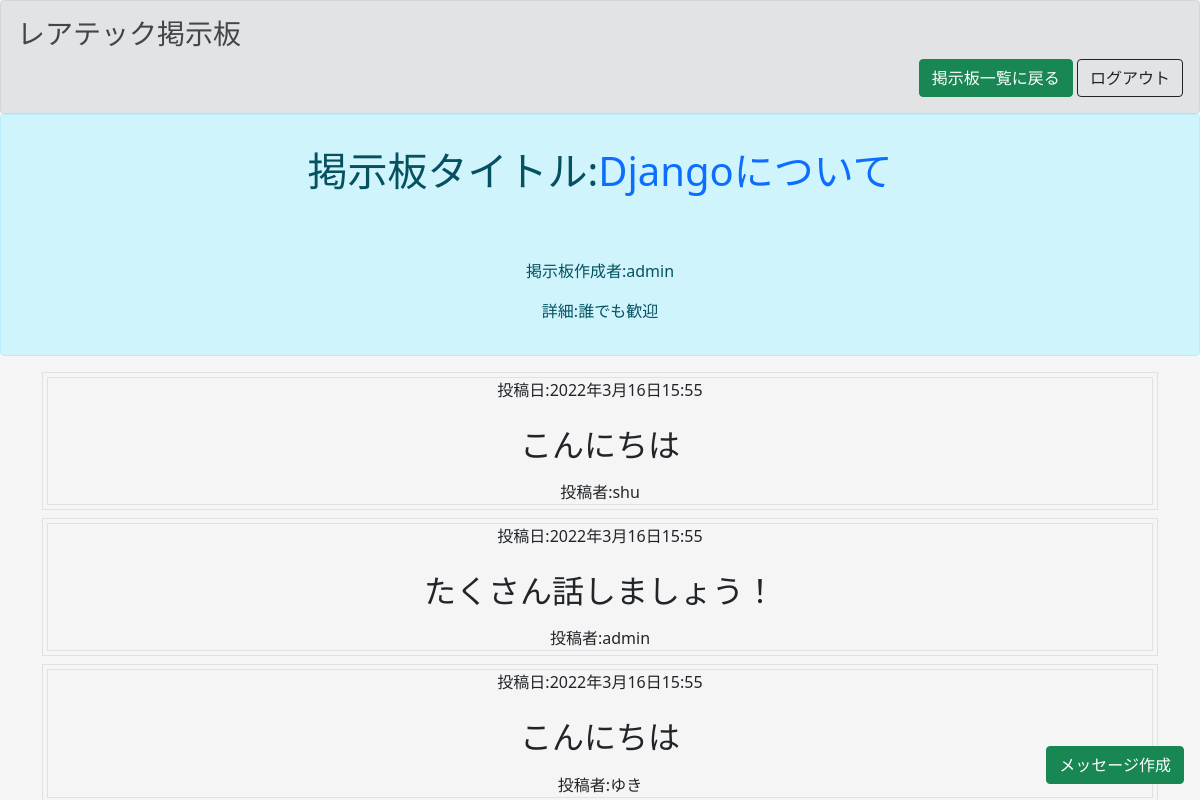
/detail/14, run on the app's committed database.
### boardapp/models.py (models this page shows, shortened)
class SredModel(models.Model):
    title = models.CharField(max_length=100)
    memo = models.CharField(max_length=100)
    author = models.CharField(max_length=50)
    created_at = models.DateTimeField(verbose_name='掲示板作成日時',default=localtime(timezone.now()))
    updated_at = models.DateTimeField(verbose_name='編集日時',blank=True,null=True)
    delete_flg = models.BooleanField(help_text='削除されたらTrue',verbose_name='掲示板削除フラグ',default=False)

class Sred_msg_post(models.Model):
    sred = models.ForeignKey(SredModel, on_delete=models.CASCADE)
    msg_detail = models.CharField(max_length=255,verbose_name='メッセージ内容')
    msg_author = models.CharField(max_length=50)
    create_at = models.DateTimeField(verbose_name='メッセージ送信日時',default=localtime(timezone.now()))
    delete_flg = models.BooleanField(help_text='削除されたらTrue',verbose_name='メッセージ削除フラグ',default=False)

### boardapp/views.py (the view)
# urls.py: path('detail/<int:pk>',MsgDetailfunc.as_view(),name='detail'),
class MsgDetailfunc(DetailView):
    template_name = 'msg.html'
    model = SredModel

### templates/msg.html (shortened to what this page needs)
{% extends 'base.html' %}
{% load static %}
{% block customcss %}
<link href="{% static 'ryu/css/style.css' %}" rel="stylesheet">
{% endblock customcss %}
{% block header %}
<div class="alert alert-secondary mb-0" role="alert">
    <h3 class="alert-heading">レアテック掲示板</h3>
    <div class="text-end">
        <a href=" {% url 'sred' %}" type="button" class="btn btn-success">掲示板一覧に戻る</a>
        <a href="{% url 'logout' %}" type="button" class="btn btn-outline-dark">ログアウト</a>
    </div>
</div>
    <div class="text-center msg-title-wrap">
        <div class="alert alert-info" role="alert">
        <h1 class="p-3 mb-5 msg-thread-title">掲示板タイトル:<bold class="text-primary">{{sredmodel.title}}</bold></h1>
        <p >掲示板作成者:{{sredmodel.author}}</p>
        <p>詳細:{{sredmodel.memo}}</p>
    </div>
    </div>
{% endblock header %}
{% block content %}
<div class="container">
    <div class="u-height-500 u-overflow-y">
        {% for msg in sredmodel.sred_msg_post_set.all%}
        <div class="msg-wrap d-flex p-1 border mb-2 js-msg-wrap">
            <div class="msg-box-wrap border w-100 text-center">
                <span class="db-get-date d-block mb-4">投稿日:{{msg.create_at}}</span>
                <p class="text-center msg-comment js-set-value h2 mb-3"> {{msg.msg_detail}} </p>
                <p class="d-block mb-0">投稿者:{{msg.msg_author}} </p>
            </div>
        </div>
        {% endfor %}
    </div>
    <div class="text-end m-3 fixed-bottom">
        <a href="{% url 'msg_create' sredmodel.id %}" type="button" class="btn btn-success">メッセージ作成</a>
    </div>
</div>
{% endblock content %}

### templates/base.html (shortened to what this page needs)
<!doctype html>
<html lang="en">
  <head>
    <link href="https://cdn.jsdelivr.net/npm/bootstrap@5.1.3/dist/css/bootstrap.min.css" rel="stylesheet">
    {% block header %}
    {% endblock header %}
  </head>
    {% block customcss %}
    {% endblock customcss %}
    {% block content %}
    {% endblock content %}
</html>

### static/style.css (style rules this page uses)
html, body { height: 100%; }

### data on the page
SredModel: title "Djangoについて", author "admin", memo "誰でも歓迎"
Sred_msg_post: create_at "2022年3月16日15:55", msg_detail "こんにちは", msg_author "shu"
Sred_msg_post: create_at "2022年3月16日15:55", msg_detail "たくさん話しましょう！", msg_author "admin"
Sred_msg_post: create_at "2022年3月16日15:55", msg_detail "こんにちは", msg_author "ゆき"
